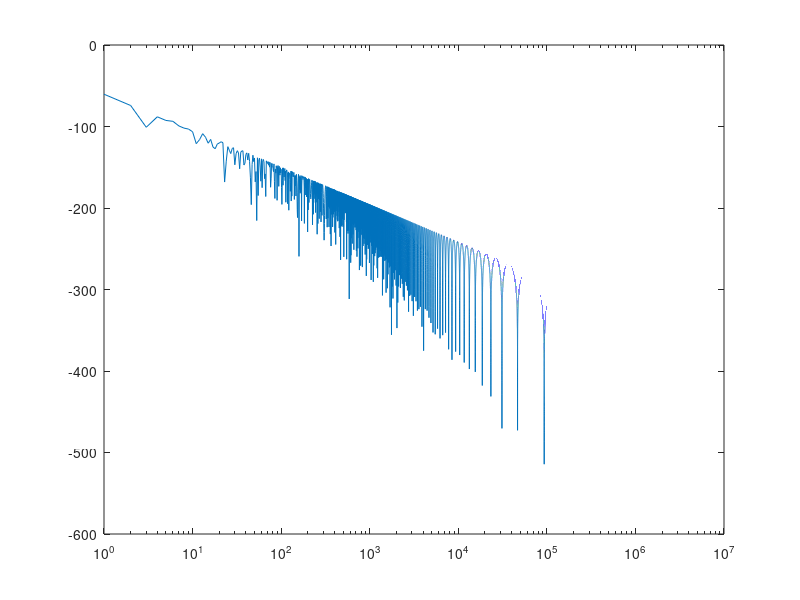

This figure's MATLAB source:
pt = 10;
f = 2e9;
ht = 70;
hr = 100;
c = 3e8;
gt = 1;

lampda = c/f;

cte1 = pt*gt/pi;
cte2 = 2*pi*ht*hr/lampda;

d = 1:1e7;

s = (cte1./d.^2) .* (sin(cte2./d)).^2;
sdB = 10.*log(s/1e3);

semilogx(d,sdB);